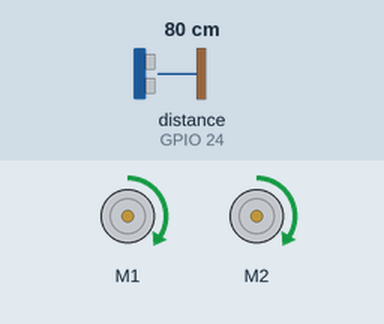
A program run on a simulated Raspberry Pi (BCM pin numbers). Shown: 2 × DC motor (green arrow = forward, orange = backward, longer = faster). The inputs (shaded band) are chosen by the test bench; at power-on: distance to the obstacle (sensor on GPIO 24) 80 cm. The echo pulse lasts 58.3 µs per cm; motors are numbered in the order the program creates them (left before right in a Robot); sound played through the audio output is not drawn and takes no time; the clock reads 2024-03-15 10:24:30 at power-on unless the program sets it.

Above: at 1.2 s.
1.3 s: distance to the obstacle (sensor on GPIO 24) set to 16 cm
2.8 s: distance to the obstacle (sensor on GPIO 24) set to 12 cm
At 4.1 s:
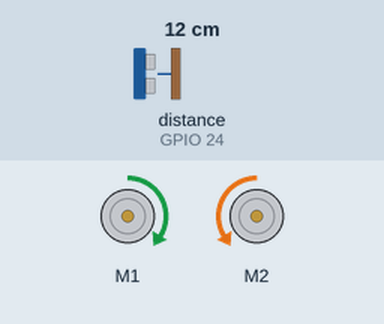
4.4 s: distance to the obstacle (sensor on GPIO 24) set to 18 cm
At 4.8 s:
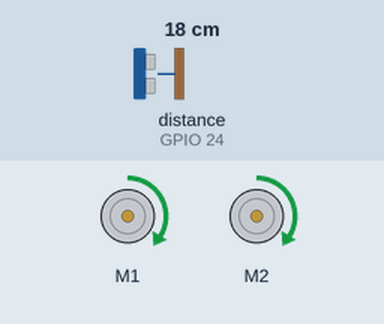
5.9 s: distance to the obstacle (sensor on GPIO 24) set to 2 cm
At 7.2 s:
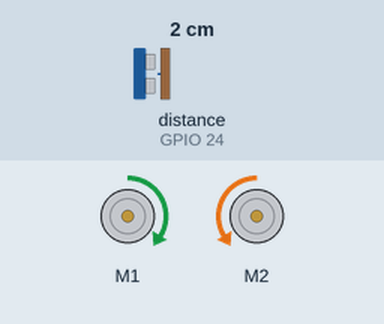
Timing chart, 0 to 8.4 s (numbered marks = the images above; inputs shaded):
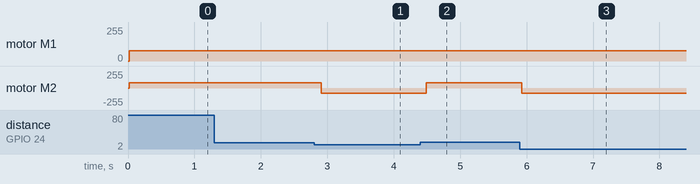

Measured:
- the behaviour switches between 15 and 14 cm on distance to the obstacle (sensor on GPIO 24) (found by bisection; images 0 and 1)
- after the input at 1.3 s, every drawn part: stays the same
- after the input at 2.8 s, motor M2: forward 76/255 → backward 76/255 after 0.11 s
- after the input at 4.4 s, motor M2: backward 76/255 → forward 76/255 after 0.09 s
- after the input at 5.9 s, motor M2: forward 76/255 → backward 76/255 at once

The program:

beep_obstacle_avoider.py
```python
import gpiozero
import time
import os

TRIG = 23
ECHO = 24

trigger = gpiozero.OutputDevice(TRIG)
echo = gpiozero.DigitalInputDevice(ECHO)

robot = gpiozero.Robot(left=(17,18), right=(27,22))

def get_distance(trigger, echo):
	trigger.on()
	time.sleep(0.00001)
	trigger.off()

	while echo.is_active == False:
		pulse_start = time.time()

	while echo.is_active == True:
		pulse_end = time.time()

	pulse_duration = pulse_end - pulse_start

	distance = 34300 * (pulse_duration/2)

	round_distance = round(distance,1)

	return(round_distance)

while True:
	dist = get_distance(trigger,echo)
	if dist <= 15:
		os.system("aplay sounds/beep.wav")
		robot.right(0.3)
		time.sleep(0.25)
	else:
		robot.forward(0.3)
		time.sleep(0.1)
```
